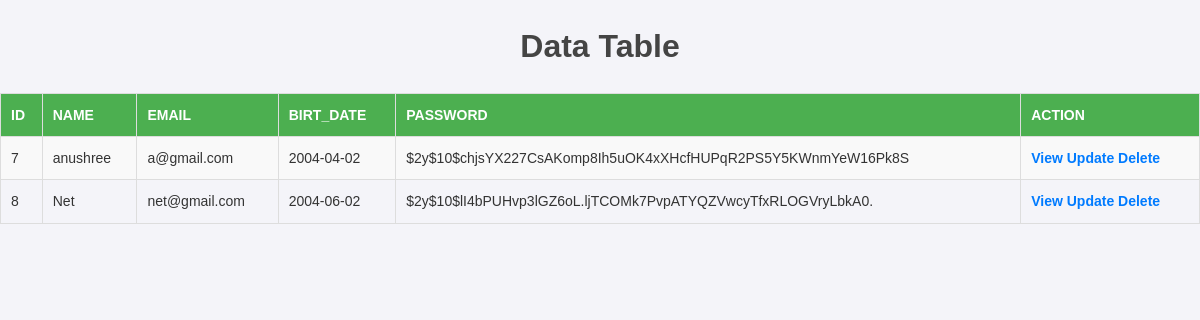
Page /admin/show.php on the committed database.
### tables this page shows
CREATE TABLE `signin1` (
  `ID` int(11) NOT NULL,
  `Name` varchar(255) NOT NULL,
  `Email` varchar(255) NOT NULL,
  `Birth_Date` date NOT NULL,
  `Password` varchar(255) NOT NULL
);

### admin/show.php (the view, shortened to what this page needs)
<?php include 'dbconn.php'; ?>
<!DOCTYPE html>
<html lang="en">
<head>
    <link rel="stylesheet" href="styles2.css">
</head>
<body>
    <h1>Data Table</h1>
    <table border="1">
        <tr>
            <th>ID</th>
            <th>Name</th>
            <th>Email</th>
            <th>Birt_Date</th>
            <th>Password</th>
            <th>Action</th>
        </tr>
        <?php
        $sql = "SELECT * FROM signin1";
        $result = $conn->query($sql);
        while ($row = $result->fetch_assoc()) {
            echo "<tr>
                <td>{$row['ID']}</td>
                <td>{$row['Name']}</td>
                <td>{$row['Email']}</td>
                <td>{$row['Birth_Date']}</td>
                <td>{$row['Password']}</td>
                <td>
                    <a href='fetch.php?id={$row['ID']}'>View</a>
                    <a href='update.php?id={$row['ID']}'>Update</a>
                    <a href='delete.php?id={$row['ID']}'>Delete</a>
                </td>
            </tr>";
        }
        ?>
    </table>
</body>
</html>

### admin/styles2.css (style rules this page uses)
body { font-family: Arial, sans-serif; margin: 0; padding: 0; background-color: #f4f4f9; color: #333; line-height: 1.6; }
h1 { text-align: center; color: #444; margin-bottom: 20px; }
table { width: 100%; border-collapse: collapse; margin-bottom: 20px; }
table th, table td { text-align: left; padding: 10px; border: 1px solid #ddd; font-size: 14px; }
th { background-color: #4CAF50; color: white; text-transform: uppercase; font-size: 16px; }
tr:nth-child(even) { background-color: #f9f9f9; }
td a { text-decoration: none; color: #007BFF; font-weight: bold; }

### rows in the picture
signin1: ID "7", Name "anushree", Email "a@gmail.com", Birth_Date "2004-04-02", Password "$2y$10$chjsYX227CsAKomp8Ih5uOK4xXHcfHUPqR2PS5Y5KWnmYeW16Pk8S"
signin1: ID "8", Name "Net", Email "net@gmail.com", Birth_Date "2004-06-02", Password "$2y$10$lI4bPUHvp3lGZ6oL.ljTCOMk7PvpATYQZVwcyTfxRLOGVryLbkA0."
